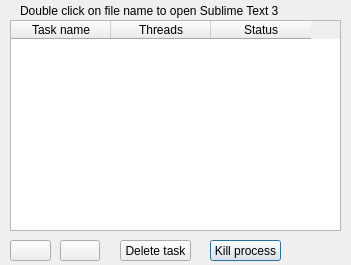
<?xml version="1.0" encoding="UTF-8"?>
<ui version="4.0">
 <class>InfoDialog</class>
 <widget class="QDialog" name="InfoDialog">
  <property name="geometry">
   <rect>
    <x>0</x>
    <y>0</y>
    <width>351</width>
    <height>265</height>
   </rect>
  </property>
  <property name="sizePolicy">
   <sizepolicy hsizetype="Preferred" vsizetype="Preferred">
    <horstretch>0</horstretch>
    <verstretch>0</verstretch>
   </sizepolicy>
  </property>
  <property name="minimumSize">
   <size>
    <width>351</width>
    <height>0</height>
   </size>
  </property>
  <property name="maximumSize">
   <size>
    <width>351</width>
    <height>16777215</height>
   </size>
  </property>
  <property name="windowTitle">
   <string>Dialog</string>
  </property>
  <widget class="QTableWidget" name="tableWidget">
   <property name="geometry">
    <rect>
     <x>10</x>
     <y>20</y>
     <width>331</width>
     <height>211</height>
    </rect>
   </property>
   <property name="maximumSize">
    <size>
     <width>391</width>
     <height>16777215</height>
    </size>
   </property>
   <property name="editTriggers">
    <set>QAbstractItemView::NoEditTriggers</set>
   </property>
   <attribute name="horizontalHeaderHighlightSections">
    <bool>false</bool>
   </attribute>
   <attribute name="verticalHeaderHighlightSections">
    <bool>false</bool>
   </attribute>
   <column>
    <property name="text">
     <string>Task name</string>
    </property>
   </column>
   <column>
    <property name="text">
     <string>Threads</string>
    </property>
   </column>
   <column>
    <property name="text">
     <string>Status</string>
    </property>
   </column>
  </widget>
  <widget class="QLabel" name="label">
   <property name="geometry">
    <rect>
     <x>20</x>
     <y>0</y>
     <width>321</width>
     <height>21</height>
    </rect>
   </property>
   <property name="text">
    <string>Double click on file name to open Sublime Text 3</string>
   </property>
  </widget>
  <widget class="QPushButton" name="pushButton">
   <property name="geometry">
    <rect>
     <x>210</x>
     <y>240</y>
     <width>71</width>
     <height>21</height>
    </rect>
   </property>
   <property name="text">
    <string>Kill process</string>
   </property>
  </widget>
  <widget class="QPushButton" name="pushButton_2">
   <property name="geometry">
    <rect>
     <x>120</x>
     <y>240</y>
     <width>71</width>
     <height>21</height>
    </rect>
   </property>
   <property name="text">
    <string>Delete task</string>
   </property>
  </widget>
  <widget class="QPushButton" name="moveUpButton">
   <property name="geometry">
    <rect>
     <x>60</x>
     <y>240</y>
     <width>40</width>
     <height>21</height>
    </rect>
   </property>
   <property name="sizePolicy">
    <sizepolicy hsizetype="Fixed" vsizetype="Fixed">
     <horstretch>0</horstretch>
     <verstretch>0</verstretch>
    </sizepolicy>
   </property>
   <property name="maximumSize">
    <size>
     <width>40</width>
     <height>16777215</height>
    </size>
   </property>
   <property name="text">
    <string/>
   </property>
  </widget>
  <widget class="QPushButton" name="moveDownButton">
   <property name="geometry">
    <rect>
     <x>10</x>
     <y>240</y>
     <width>41</width>
     <height>21</height>
    </rect>
   </property>
   <property name="sizePolicy">
    <sizepolicy hsizetype="Fixed" vsizetype="Fixed">
     <horstretch>0</horstretch>
     <verstretch>0</verstretch>
    </sizepolicy>
   </property>
   <property name="maximumSize">
    <size>
     <width>41</width>
     <height>16777215</height>
    </size>
   </property>
   <property name="text">
    <string/>
   </property>
  </widget>
 </widget>
 <resources/>
 <connections/>
</ui>
